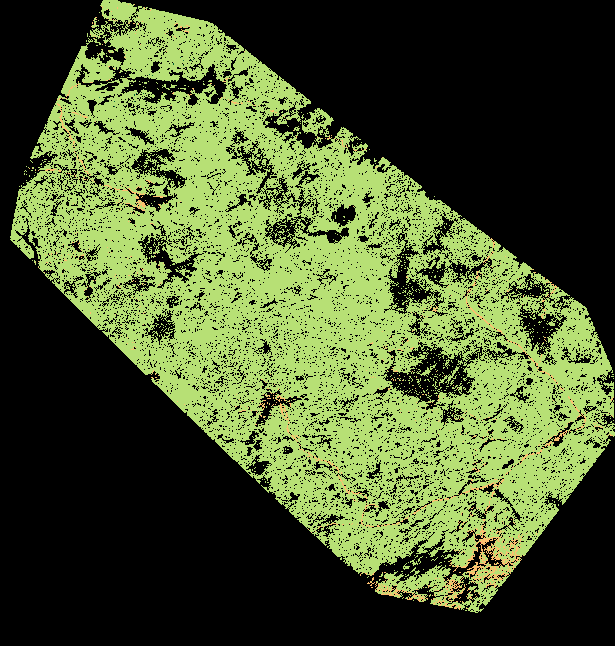
#> input picture data/Result_500.png, 615 x 646 px, found by its file name
$ python scrap_v1.py
#> lines starting #> are read from the running program, lines starting #| are printed output that depends on the picture
import matplotlib.pyplot as plt
import cv2

img ='/Users/baoha/Desktop/Pathplanning/Map_unit/data/Result_500.png'

image = cv2.imread(img, 0)
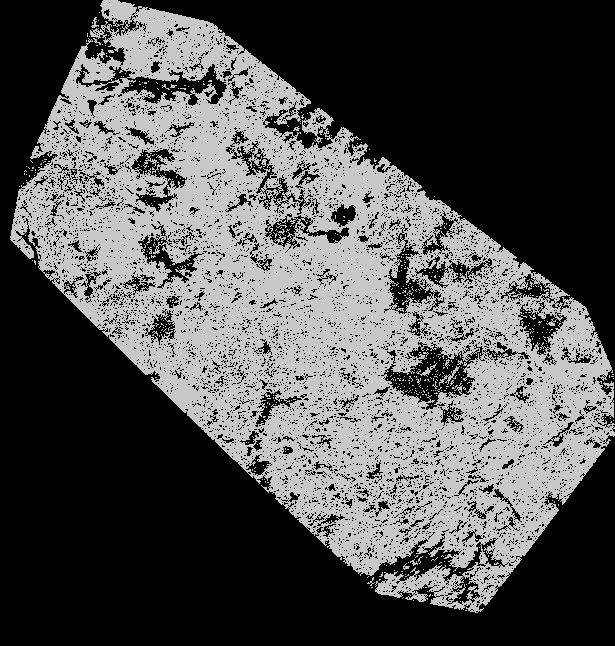
#> image: shape (646, 615); min 0, max 200, mean 78.9
print(image)
#> (printed output is left out)

pixels = {}
for line in image:
    for pix in line:
        if pix in pixels.keys():
            pixels[pix] +=1
        else:
            pixels[pix] = 1
#> after the loop, pixels = {0: 239858, 199: 153823, 200: 3591, 67: 17, 53: 1}

print(pixels)
#| {0: 239858, 199: 153823, 200: 3591, 67: 17, 53: 1}


plt.imshow(image)
plt.show()
